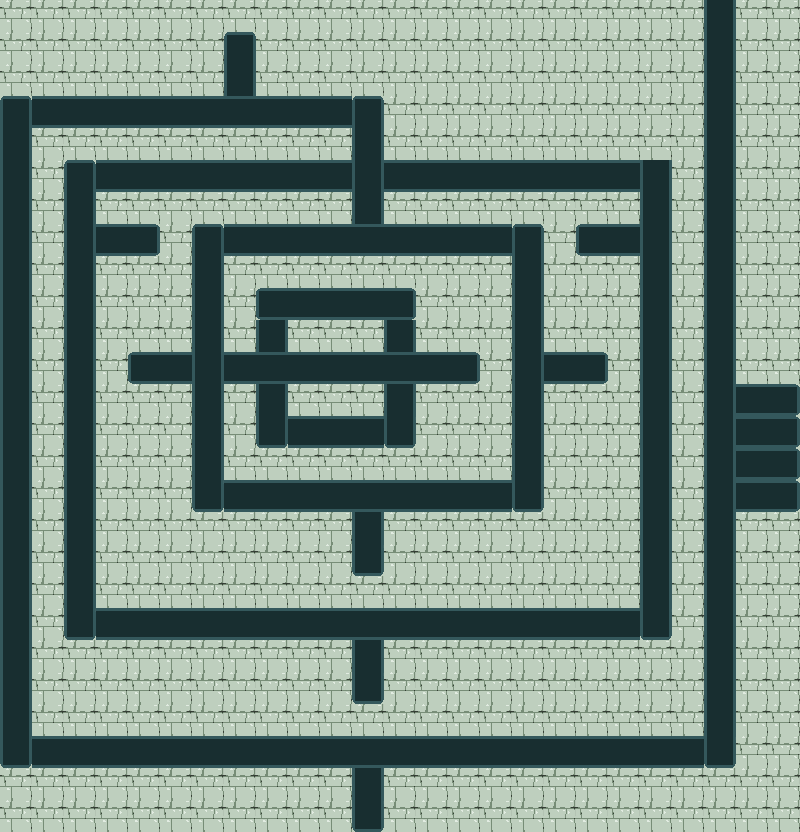

A 2D game scene composited from a Tiled map and its tileset images. What follows is a short description and the map's XML, with every tile layer's data as written:
An orthogonal 25x26 tile map with 32x32 px tiles, 1 tile layer (floor).

<map version="1.0" tiledversion="1.1.6" orientation="orthogonal" renderorder="right-down" width="25" height="26" tilewidth="32" tileheight="32" infinite="0" nextobjectid="1">
 <tileset firstgid="1" name="background" tilewidth="32" tileheight="32" tilecount="10" columns="10">
  <image source="../images/background.png" width="320" height="32" />
 </tileset>
 <layer name="floor" width="25" height="26">
  <data encoding="csv">
1,1,1,1,1,1,1,1,1,1,1,1,1,1,1,1,1,1,1,1,1,1,7,1,1,
1,1,1,1,1,1,1,3,1,1,1,1,1,1,1,1,1,1,1,1,1,1,7,1,1,
1,1,1,1,1,1,1,7,1,1,1,1,1,1,1,1,1,1,1,1,1,1,7,1,1,
3,6,6,6,6,6,6,6,6,6,6,3,1,1,1,1,1,1,1,1,1,1,7,1,1,
7,1,1,1,1,1,1,1,1,1,1,7,1,1,1,1,1,1,1,1,1,1,7,1,1,
7,1,3,6,6,6,6,6,6,6,6,7,6,6,6,6,6,6,6,6,7,1,7,1,1,
7,1,7,1,1,1,1,1,1,1,1,7,1,1,1,1,1,1,1,1,7,1,7,1,1,
7,1,7,6,5,1,3,6,6,6,6,6,6,6,6,6,3,1,4,6,7,1,7,1,1,
7,1,7,1,1,1,7,1,1,1,1,1,1,1,1,1,7,1,1,1,7,1,7,1,1,
7,1,7,1,1,1,7,1,4,6,6,6,5,1,1,1,7,1,1,1,7,1,7,1,1,
7,1,7,1,1,1,7,1,7,1,1,1,7,1,1,1,7,1,1,1,7,1,7,1,1,
7,1,7,1,4,6,7,6,6,6,6,6,6,6,5,1,7,6,5,1,7,1,7,1,1,
7,1,7,1,1,1,7,1,7,1,1,1,7,1,1,1,7,1,1,1,7,1,7,6,5,
7,1,7,1,1,1,7,1,2,6,6,6,2,1,1,1,7,1,1,1,7,1,7,6,5,
7,1,7,1,1,1,7,1,1,1,1,1,1,1,1,1,7,1,1,1,7,1,7,6,5,
7,1,7,1,1,1,2,6,6,6,6,6,6,6,6,6,2,1,1,1,7,1,7,6,5,
7,1,7,1,1,1,1,1,1,1,1,7,1,1,1,1,1,1,1,1,7,1,7,1,1,
7,1,7,1,1,1,1,1,1,1,1,2,1,1,1,1,1,1,1,1,7,1,7,1,1,
7,1,7,1,1,1,1,1,1,1,1,1,1,1,1,1,1,1,1,1,7,1,7,1,1,
7,1,2,6,6,6,6,6,6,6,6,6,6,6,6,6,6,6,6,6,2,1,7,1,1,
7,1,1,1,1,1,1,1,1,1,1,7,1,1,1,1,1,1,1,1,1,1,7,1,1,
7,1,1,1,1,1,1,1,1,1,1,2,1,1,1,1,1,1,1,1,1,1,7,1,1,
7,1,1,1,1,1,1,1,1,1,1,1,1,1,1,1,1,1,1,1,1,1,7,1,1,
2,6,6,6,6,6,6,6,6,6,6,6,6,6,6,6,6,6,6,6,6,6,2,1,1,
1,1,1,1,1,1,1,1,1,1,1,7,1,1,1,1,1,1,1,1,1,1,1,1,1,
1,1,1,1,1,1,1,1,1,1,1,2,1,1,1,1,1,1,1,1,1,1,1,1,1
</data>
 </layer>
</map>